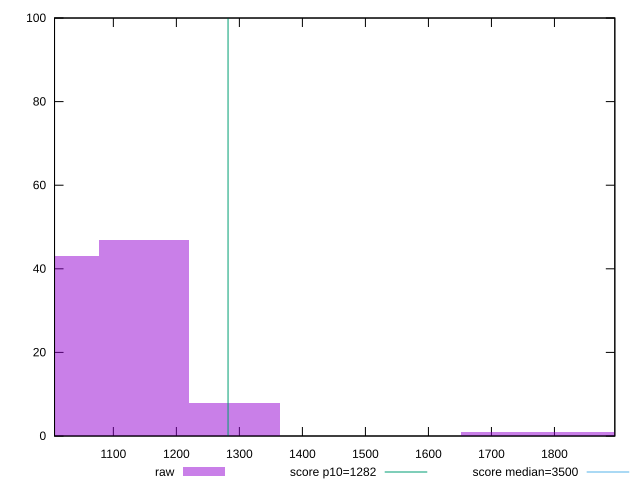

This figure's gnuplot source:
reset

$raw <<EOF
1004.9441745430336 43
1148.5076280491812 47
1292.0710815553289 8
1722.7614420737718 1
1866.3248955799195 1
EOF

set key outside below
set boxwidth 143.56345350614765
set xrange [1006.6480000000005:1895.8159999999993]
set yrange [0:100]
set trange [0:100]
set style fill transparent solid 0.5 noborder

set parametric
set terminal svg size 640, 490 enhanced background rgb 'white'
set output "reprap/bootup-time/samples/pages+cached+noexternal+nomedia/raw/histogram.svg"

plot $raw title "raw" with boxes, \
     1282,t title "score p10=1282", \
     3500,t title "score median=3500"

reset
